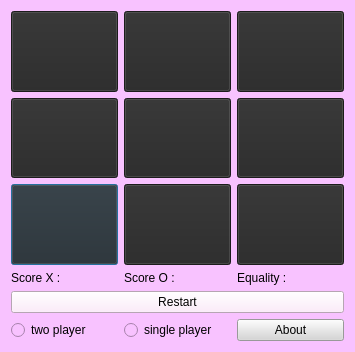
<?xml version="1.0" encoding="UTF-8"?>
<ui version="4.0">
 <class>Dialog</class>
 <widget class="QDialog" name="Dialog">
  <property name="geometry">
   <rect>
    <x>0</x>
    <y>0</y>
    <width>348</width>
    <height>352</height>
   </rect>
  </property>
  <property name="windowTitle">
   <string>Dialog</string>
  </property>
  <property name="autoFillBackground">
   <bool>false</bool>
  </property>
  <property name="styleSheet">
   <string notr="true">background-color: rgb(248, 194, 255);</string>
  </property>
  <layout class="QGridLayout" name="gridLayout">
   <item row="2" column="0">
    <widget class="QPushButton" name="Btn_7">
     <property name="enabled">
      <bool>true</bool>
     </property>
     <property name="sizePolicy">
      <sizepolicy hsizetype="Minimum" vsizetype="Expanding">
       <horstretch>0</horstretch>
       <verstretch>0</verstretch>
      </sizepolicy>
     </property>
     <property name="font">
      <font>
       <pointsize>28</pointsize>
       <bold>true</bold>
      </font>
     </property>
     <property name="styleSheet">
      <string notr="true">background-color: rgb(39, 39, 39);</string>
     </property>
     <property name="text">
      <string/>
     </property>
    </widget>
   </item>
   <item row="2" column="2">
    <widget class="QPushButton" name="Btn_9">
     <property name="enabled">
      <bool>true</bool>
     </property>
     <property name="sizePolicy">
      <sizepolicy hsizetype="Minimum" vsizetype="Expanding">
       <horstretch>0</horstretch>
       <verstretch>0</verstretch>
      </sizepolicy>
     </property>
     <property name="font">
      <font>
       <pointsize>28</pointsize>
       <bold>true</bold>
      </font>
     </property>
     <property name="styleSheet">
      <string notr="true">background-color: rgb(39, 39, 39);</string>
     </property>
     <property name="text">
      <string/>
     </property>
    </widget>
   </item>
   <item row="0" column="2">
    <widget class="QPushButton" name="Btn_3">
     <property name="enabled">
      <bool>true</bool>
     </property>
     <property name="sizePolicy">
      <sizepolicy hsizetype="Minimum" vsizetype="Expanding">
       <horstretch>0</horstretch>
       <verstretch>0</verstretch>
      </sizepolicy>
     </property>
     <property name="font">
      <font>
       <pointsize>28</pointsize>
       <bold>true</bold>
      </font>
     </property>
     <property name="styleSheet">
      <string notr="true">background-color: rgb(39, 39, 39);</string>
     </property>
     <property name="text">
      <string/>
     </property>
    </widget>
   </item>
   <item row="1" column="1">
    <widget class="QPushButton" name="Btn_5">
     <property name="enabled">
      <bool>true</bool>
     </property>
     <property name="sizePolicy">
      <sizepolicy hsizetype="Minimum" vsizetype="Expanding">
       <horstretch>0</horstretch>
       <verstretch>0</verstretch>
      </sizepolicy>
     </property>
     <property name="font">
      <font>
       <pointsize>28</pointsize>
       <bold>true</bold>
      </font>
     </property>
     <property name="styleSheet">
      <string notr="true">background-color: rgb(39, 39, 39);</string>
     </property>
     <property name="text">
      <string/>
     </property>
    </widget>
   </item>
   <item row="2" column="1">
    <widget class="QPushButton" name="Btn_8">
     <property name="enabled">
      <bool>true</bool>
     </property>
     <property name="sizePolicy">
      <sizepolicy hsizetype="Minimum" vsizetype="Expanding">
       <horstretch>0</horstretch>
       <verstretch>0</verstretch>
      </sizepolicy>
     </property>
     <property name="font">
      <font>
       <pointsize>28</pointsize>
       <bold>true</bold>
      </font>
     </property>
     <property name="styleSheet">
      <string notr="true">background-color: rgb(39, 39, 39);</string>
     </property>
     <property name="text">
      <string/>
     </property>
    </widget>
   </item>
   <item row="0" column="1">
    <widget class="QPushButton" name="Btn_2">
     <property name="enabled">
      <bool>true</bool>
     </property>
     <property name="sizePolicy">
      <sizepolicy hsizetype="Minimum" vsizetype="Expanding">
       <horstretch>0</horstretch>
       <verstretch>0</verstretch>
      </sizepolicy>
     </property>
     <property name="font">
      <font>
       <pointsize>28</pointsize>
       <bold>true</bold>
      </font>
     </property>
     <property name="styleSheet">
      <string notr="true">background-color: rgb(39, 39, 39);</string>
     </property>
     <property name="text">
      <string/>
     </property>
    </widget>
   </item>
   <item row="1" column="2">
    <widget class="QPushButton" name="Btn_6">
     <property name="enabled">
      <bool>true</bool>
     </property>
     <property name="sizePolicy">
      <sizepolicy hsizetype="Minimum" vsizetype="Expanding">
       <horstretch>0</horstretch>
       <verstretch>0</verstretch>
      </sizepolicy>
     </property>
     <property name="font">
      <font>
       <pointsize>28</pointsize>
       <bold>true</bold>
      </font>
     </property>
     <property name="styleSheet">
      <string notr="true">background-color: rgb(39, 39, 39);</string>
     </property>
     <property name="text">
      <string/>
     </property>
    </widget>
   </item>
   <item row="3" column="0">
    <widget class="QLabel" name="label">
     <property name="styleSheet">
      <string notr="true"/>
     </property>
     <property name="text">
      <string>Score X :</string>
     </property>
    </widget>
   </item>
   <item row="1" column="0">
    <widget class="QPushButton" name="Btn_4">
     <property name="enabled">
      <bool>true</bool>
     </property>
     <property name="sizePolicy">
      <sizepolicy hsizetype="Minimum" vsizetype="Expanding">
       <horstretch>0</horstretch>
       <verstretch>0</verstretch>
      </sizepolicy>
     </property>
     <property name="font">
      <font>
       <pointsize>28</pointsize>
       <bold>true</bold>
      </font>
     </property>
     <property name="styleSheet">
      <string notr="true">background-color: rgb(39, 39, 39);</string>
     </property>
     <property name="text">
      <string/>
     </property>
    </widget>
   </item>
   <item row="0" column="0">
    <widget class="QPushButton" name="Btn_1">
     <property name="enabled">
      <bool>true</bool>
     </property>
     <property name="sizePolicy">
      <sizepolicy hsizetype="Minimum" vsizetype="Expanding">
       <horstretch>0</horstretch>
       <verstretch>0</verstretch>
      </sizepolicy>
     </property>
     <property name="font">
      <font>
       <pointsize>28</pointsize>
       <bold>true</bold>
      </font>
     </property>
     <property name="styleSheet">
      <string notr="true">background-color: rgb(39, 39, 39);</string>
     </property>
     <property name="text">
      <string/>
     </property>
     <property name="default">
      <bool>false</bool>
     </property>
     <property name="flat">
      <bool>false</bool>
     </property>
    </widget>
   </item>
   <item row="3" column="1">
    <widget class="QLabel" name="label_1">
     <property name="text">
      <string>Score O :</string>
     </property>
    </widget>
   </item>
   <item row="3" column="2">
    <widget class="QLabel" name="label_2">
     <property name="text">
      <string>Equality :</string>
     </property>
    </widget>
   </item>
   <item row="5" column="1">
    <widget class="QRadioButton" name="radioButton">
     <property name="text">
      <string>single player</string>
     </property>
    </widget>
   </item>
   <item row="5" column="0">
    <widget class="QRadioButton" name="radioButton_1">
     <property name="text">
      <string>two player</string>
     </property>
    </widget>
   </item>
   <item row="5" column="2">
    <widget class="QPushButton" name="about_Button">
     <property name="styleSheet">
      <string notr="true">border-color: rgb(170, 0, 255);
background-color: rgb(214, 214, 214);</string>
     </property>
     <property name="text">
      <string>About</string>
     </property>
    </widget>
   </item>
   <item row="4" column="0" colspan="3">
    <widget class="QPushButton" name="restart_button">
     <property name="styleSheet">
      <string notr="true">font: 700 9pt &quot;Segoe UI&quot;;
background-color: rgb(255, 231, 251);</string>
     </property>
     <property name="text">
      <string>Restart</string>
     </property>
    </widget>
   </item>
  </layout>
 </widget>
 <resources/>
 <connections/>
</ui>
